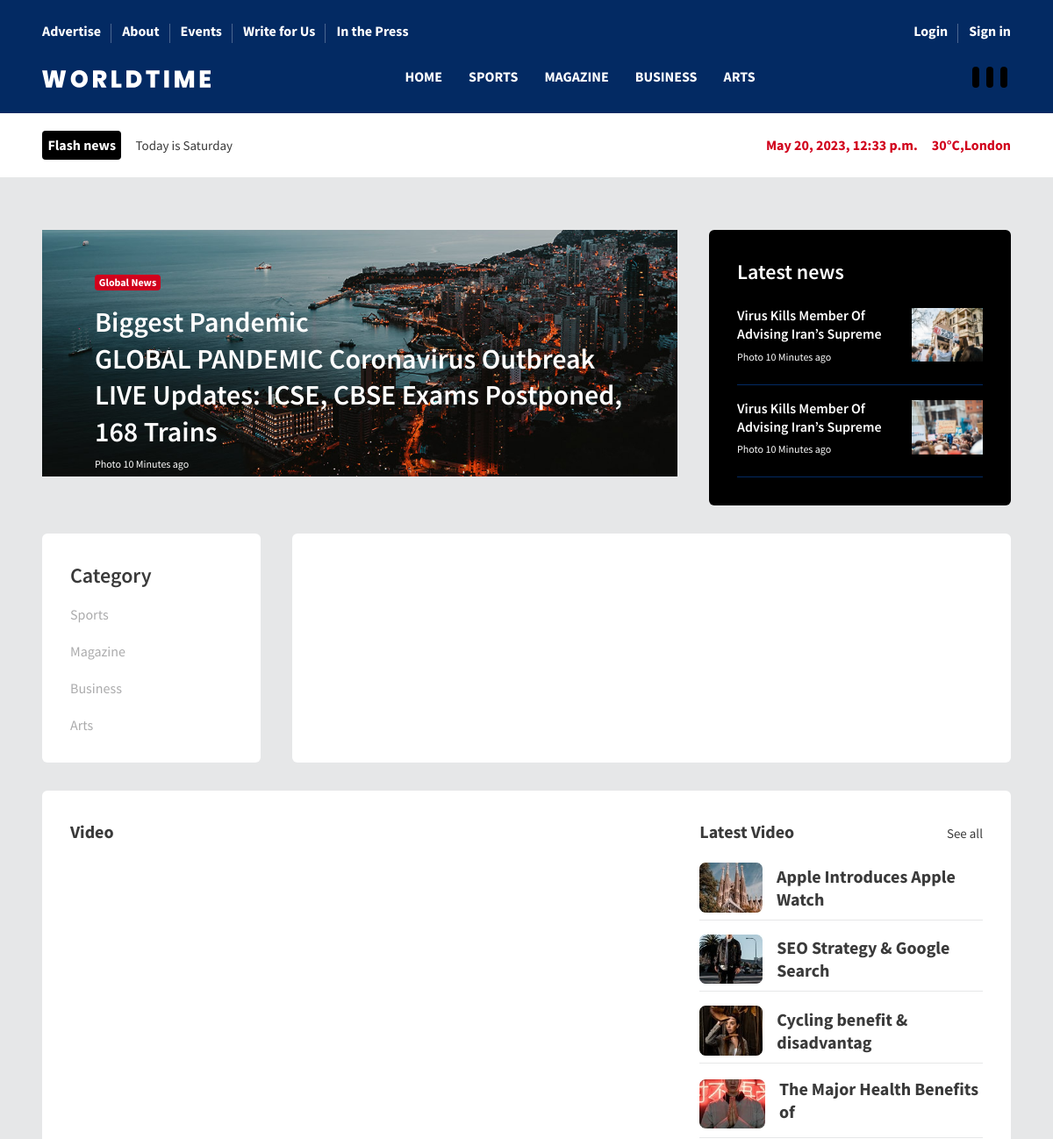
/ (upper part), run on an earlier commit of the app's database.
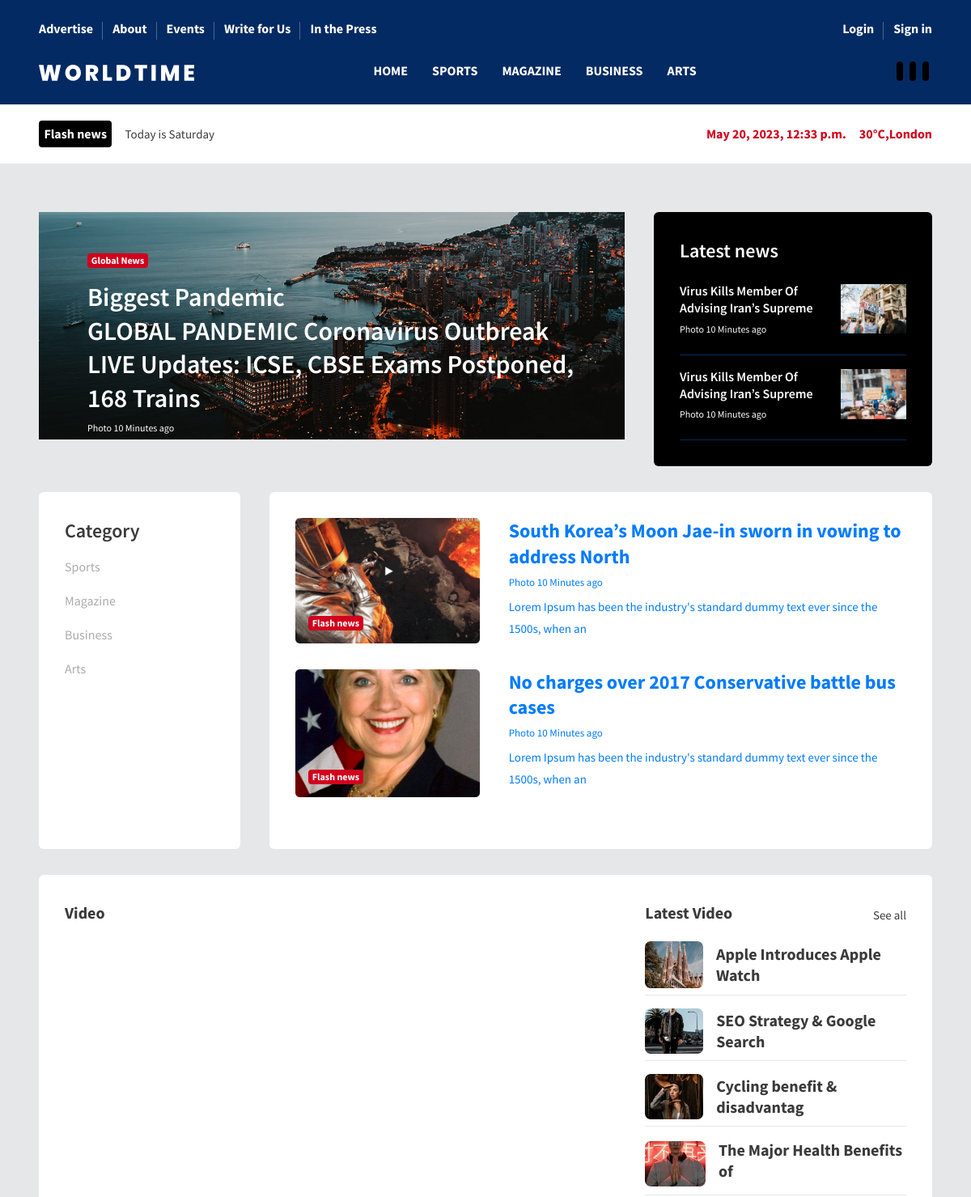
And on a later commit of the database.
### website/models.py (models this page shows, shortened)
class Category(models.Model):
    name=models.CharField(max_length=100)
    is_menu = models.BooleanField(default=False)
    is_active=models.BooleanField(default=True)

class Slider(models.Model):
    slideImage=models.ImageField(upload_to='slider/')
    slideeHeader=models.CharField(max_length=50)
    slideTitle=models.CharField(max_length=100)
    slideSubtitle=models.CharField(max_length=200)
    slideBottomtitle=models.CharField(max_length=100)

class Card(models.Model):
    CardTitle=models.CharField(max_length=150)
    CardBottomTitle=models.CharField(max_length=100)
    CardImage=models.ImageField(upload_to='card/')

class BreakingNews(models.Model):
     newsImage=models.ImageField(upload_to='breakingnews/')
     newsHeader=models.CharField(max_length=100)
     newsinfo=models.CharField(max_length=50)
     newstitle=models.CharField(max_length=100)
     tags=models.ManyToManyField(Tag)

### website/views.py (the view)
# urls.py: path('',views.HomeView.as_view()),
class HomeView(TemplateView):
    template_name = 'index.html'
    def get_context_data(self, **kwargs):
        context=super().get_context_data(**kwargs)
        context['menus']=Category.objects.filter(is_menu=True,is_active=True)
        context['flashes']=FlashNews.objects.last()
        context['sliders']=Slider.objects.all()
        context['cards']=Card.objects.all()
        context['breakingnews']=BreakingNews.objects.all()
        context['videos']=video.objects.all()
        return context

### templates/index.html (shortened to what the changed rows need)
{% extends 'base.html' %}
{% block content %}
    {% load static %}
  <body>
    <div class="container-scroller">
      <div class="main-panel">
            {% include 'header.html' %}
        <div class="content-wrapper">
          <div class="container">
            <div class="row" data-aos="fade-up">
              <div class="col-xl-8 stretch-card grid-margin">
                  <div class="position-relative">
                   {% for x in sliders %}
                      <img
                        src="{{ x.slideImage }}"
                        alt="banner"
                        class="img-fluid"
                      />
                      <div class="banner-content">
                        <div class="badge badge-danger fs-12 font-weight-bold mb-3">
                          {{ x.slideeHeader }}
                        </div>
                        <h1 class="mb-0">{{ x.slideTitle }}</h1>
                        <h1 class="mb-2">
                          {{ x.slideSubtitle }}
                        </h1>
                        <div class="fs-12">
                          <span class="mr-2">{{ x.slideBottomtitle }}
                        </div>
                      </div>
                   {% endfor %}
                </div>
              </div>
              <div class="col-xl-4 stretch-card grid-margin">
                <div class="card bg-dark text-white">
                  <div class="card-body">
                    <h2>Latest news</h2>
                  {% for x in cards %}
                    <div
                      class="d-flex border-bottom-blue pt-3 pb-4 align-items-center justify-content-between"
                    >
                      <div class="pr-3">
                        <h5>{{ x.CardTitle }}</h5>
                        <div class="fs-12">
                          <span class="mr-2">{{ x.CardBottomTitle }}
                        </div>
                      </div>
                      <div class="rotate-img">
                        <img
                          src="{{ x.CardImage }}"
                          alt="thumb"
                          class="img-fluid img-lg"
                        />
                      </div>
                    </div>
                  {% endfor %}
                  </div>
                </div>
              </div>
            </div>
            <div class="row" data-aos="fade-up">
              <div class="col-lg-3 stretch-card grid-margin">
                <div class="card">
                  <div class="card-body">
                    <h2>Category</h2>
                    <ul class="vertical-menu">
                     {% for x in menus %}
                      <li><a href="#">{{ x.name }}</a></li>
                     {% endfor %}
                    </ul>
                  </div>
                </div>
              </div>
              <div class="col-lg-9 stretch-card grid-margin">
                <div class="card">
                  <div class="card-body">
                  {% for x in breakingnews %}
                      <a href="{%  url 'article-details' x.id %}">
                        <div class="row">
                          <div class="col-sm-4 grid-margin">
                            <div class="position-relative">
                              <div class="rotate-img">
                                <img
                                  src="{{ x.newsImage }}"
                                  alt="thumb"
                                  class="img-fluid"
                                />
                              </div>
                              <div class="badge-positioned">
                                <span class="badge badge-danger font-weight-bold"
                                  >Flash news</span
                                >
                              </div>
                            </div>
                          </div>
                          <div class="col-sm-8  grid-margin">
                            <h2 class="mb-2 font-weight-600">
                              {{ x.newsHeader }}
                            </h2>
                            <div class="fs-13 mb-2">
                              <span class="mr-2">{{ x.newsinfo }}
                            </div>
                            <p class="mb-0">
                              {{ x.newstitle }}
                            </p>
                          </div>
                        </div>
                      </a>
                  {% endfor %}
                  </div>
                </div>
              </div>
            </div>
          </div>
        </div>
      </div>
    </div>
  </body>
{% endblock %}

### templates/header.html (shortened to what this page needs)
{% load static %}
<header id="header">
          <div class="container">
            <nav class="navbar navbar-expand-lg navbar-light">
              <div class="navbar-top">
                <div class="d-flex justify-content-between align-items-center">
                  <ul class="navbar-top-left-menu">
                    <li class="nav-item">
                      <a href="pages/index-inner.html" class="nav-link">Advertise</a>
                    </li>
                    <li class="nav-item">
                      <a href="pages/aboutus.html" class="nav-link">About</a>
                    </li>
                    <li class="nav-item">
                      <a href="#" class="nav-link">Events</a>
                    </li>
                    <li class="nav-item">
                      <a href="#" class="nav-link">Write for Us</a>
                    </li>
                    <li class="nav-item">
                      <a href="#" class="nav-link">In the Press</a>
                    </li>
                  </ul>
                  <ul class="navbar-top-right-menu">
                    <li class="nav-item">
                      <a href="#" class="nav-link"></a>
                    </li>
                    <li class="nav-item">
                      <a href="#" class="nav-link">Login</a>
                    </li>
                    <li class="nav-item">
                      <a href="#" class="nav-link">Sign in</a>
                    </li>
                  </ul>
                </div>
              </div>
              <div class="navbar-bottom">
                <div class="d-flex justify-content-between align-items-center">
                  <div>
                    <a class="navbar-brand" href="#"
                      ><img src="{% static 'assets/images/logo.svg' %}" alt=""
                    /></a>
                  </div>
                  <div>
                    <div
                      class="navbar-collapse justify-content-center collapse"
                      id="navbarSupportedContent"
                    >
                      <ul
                        class="navbar-nav d-lg-flex justify-content-between align-items-center"
                      >
                        <li class="nav-item active">
                          <a class="nav-link" href="index.html">Home</a>
                        </li>
                        {% for menu in menus %}
                            <li class="nav-item">
                              <a class="nav-link" href="pages/magazine.html">{{ menu.name }}</a>
                            </li>
                       {% endfor %}
                      </ul>
                    </div>
                  </div>
                  <ul class="social-media">
                    <li>
                      <a href="#">
                      </a>
                    </li>
                    <li>
                      <a href="#">
                      </a>
                    </li>
                    <li>
                      <a href="#">
                      </a>
                    </li>
                  </ul>
                </div>
              </div>
            </nav>
          </div>
        </header>

What changed in the data, as far as the page shows it:
added BreakingNews: newsImage (picture), newsHeader "South Korea’s Moon Jae-in sworn in vowing to address North", newsinfo "Photo 10 Minutes ago", newstitle "Lorem Ipsum has been the industry's standard dummy text ever since the 1500s, when an"
added BreakingNews: newsImage (picture), newsHeader "No charges over 2017 Conservative battle bus cases", newsinfo "Photo 10 Minutes ago", newstitle "Lorem Ipsum has been the industry's standard dummy text ever since the 1500s, when an"
